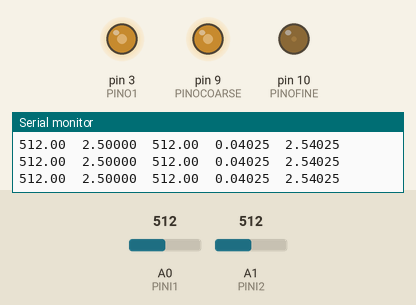
Recording of a sketch running on a simulated Arduino Uno, built with avr-gcc and run on an emulated ATmega328P. Parts: output pins drawn as LEDs (lit = HIGH), the last lines printed to the serial monitor. Inputs (shaded band) come from the test bench; at power-on: A0 (PINI1) = 512, A1 (PINI2) = 512.

Above: at 1.2 s.
1.3 s: A0 (PINI1) set to 716
At 2.2 s:
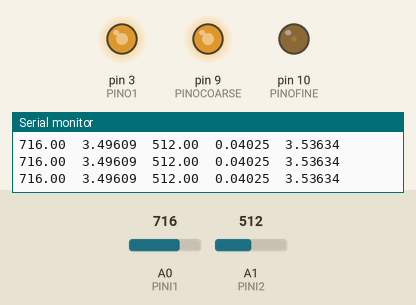
2.9 s: A1 (PINI2) set to 716
At 3.8 s:
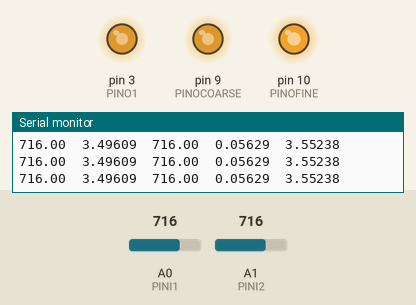
4.5 s: A0 (PINI1) set to 900
At 5.4 s:
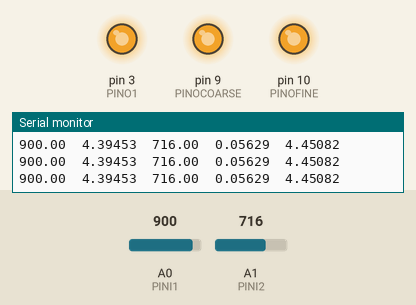
6.1 s: A1 (PINI2) set to 900
At 6.9 s:
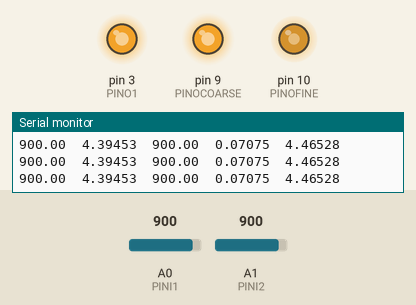
7.9 s: A1 (PINI2) set to 1023
At 9.4 s:
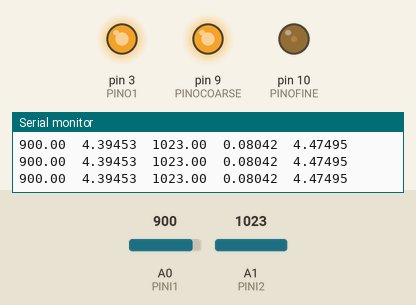
9.7 s: A0 (PINI1) set to 306
At 11.1 s:
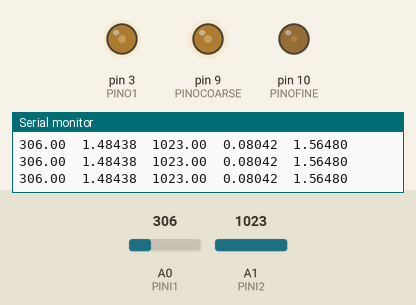
Timing chart, 0 to 12.5 s (numbered marks = the images above; inputs shaded):
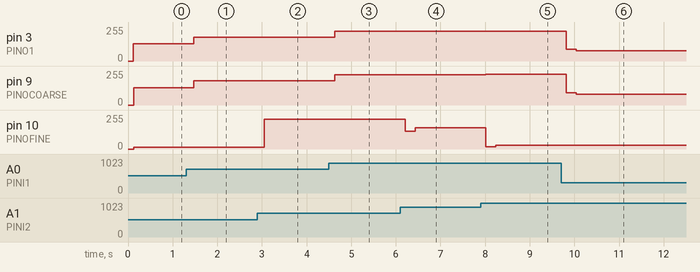

The sketch:

voltmeter.ino
```cpp
/**
 * This is a high-precision voltmeter made by combining two analog inputs
 * for a coarse and a fine measurement.  It uses a PWM output for a feedback
 * loop for determining the fine voltage.
 *
 * TODO find a way to include the circuit diagram for the associated circuitry here.
 */


// number of analog samples to take per reading
#define NUM_SAMPLES 100
// Pin for coarse measurements
#define PINI1 A0
// Pin for fine measurements
#define PINI2 A1
// Pin for feedback input voltage
#define PINO1 3

// pins for high precision output
#define PINOCOARSE 9
#define PINOFINE 10

// Calibration factor for coarse input
// This should be set based on the 5V rail of the arduino
#define CALSCALE_COARSE 5.0
#define CALSHIFT_COARSE 0 // Constant offset for coarse scale
// Calibration factor for fine input
// This should be set by checking relative offset between coarse
// and an external voltmeter
#define CALSCALE_FINE 0.0805
#define CALSHIFT_FINE 0 // constant offset for fine scale

// This should be set based on the 5V rail of the arduino
#define OUTPUTSCALE 5.0

#define coarse_bitdrop 4//This should be at least 4

unsigned char sample_count = 0; // current sample number

long sumCoarse = 0;         // sum of coarse samples
float voltageCoarse = 0;    // stores calculated values for coarse
long sumFine = 0;           // sum of fine samples
float voltageFine = 0.0;    // stores calculated values for fine
float voltageIn = 0.0;      // stores the calulated input voltage

// Values for use with feedback analog outputs, these should be
// Calibrated such that it matches the voltage in.
float voltageOut_prev = 0.0;
float voltageOut = 2.5;
int outputCoarse = 0;
int outputFine = 0;
float temp = 0.0;

void setup()
{
    Serial.begin(9600);
    pinMode(PINO1, OUTPUT);
    pinMode(PINOFINE, OUTPUT);
    pinMode(PINOCOARSE, OUTPUT);
}

/**
 *  Checks serial for any desired input voltages.
 *  if one is found, voltageOut is set.
 */
void readSerial()
{
  //For now, we just set desired voltage out to be same as the read voltage.
  voltageOut = voltageIn;
}

/**
 * Reads NUM_SAMPLES samples from the coarse and fine
 * inputs, and sums them, for later use in averaging.
 */
void readAnalogIn()
{
    // take a number of analog samples and add them up
    while (sample_count < NUM_SAMPLES) {
        sumCoarse += analogRead(PINI1);
        sumFine += analogRead(PINI2);
        sample_count++;
        delay(1);
    }
}

/**
 * Calculates the coarse and fine voltages from the
 * corresponding sums read in readAnalogIn, then
 * outputs the coarse value on analogWrite
 */
void processAnalogIn()
{
    // calculate the average values from the read inputs.
    voltageCoarse = (((float)sumCoarse / (float)NUM_SAMPLES));
    voltageFine = (((float)sumFine / (float)NUM_SAMPLES));

    /*convert to scaled voltages
     *
     * coarse voltage is converted to down a few bits of precision
     * to increase relative size of the fine voltage input,
     * this is to reduce the relative ripple in the feedback loop
     */
    voltageCoarse = ((int)voltageCoarse/coarse_bitdrop);

    // Output adjusted coarse voltage for use in feedback loop.
    analogWrite(PINO1, voltageCoarse * coarse_bitdrop / 4);
    //calculate the coarse voltage.
    voltageCoarse = (voltageCoarse * coarse_bitdrop * CALSCALE_COARSE / 1024.0) + CALSHIFT_COARSE;

    //Voltage 2 is read normally, scaled accordingly, for the summed measurement
    voltageFine = (voltageFine * CALSCALE_FINE / 1024.0) + CALSHIFT_FINE;
    // Sum the coarse and fine voltages for total voltage
    voltageIn = voltageFine + voltageCoarse;
}

void processAnalogOut()
{
    //If no new voltage to output, nothing is needed to be done.
    if(voltageOut == voltageOut_prev)
    {
      return;
    }

    temp = voltageOut * 256.0 / OUTPUTSCALE;
    outputCoarse =(int)(temp);
    outputFine = (int)((temp - outputCoarse) * 256.0);

    /*Write the fine/coarse voltages, assume the attached circuitry
      Will handle combining them properly.*/
    analogWrite(PINOCOARSE, outputCoarse);
    analogWrite(PINOFINE, outputFine);

    //Update previous set voltage.
    voltageOut_prev = voltageOut;
}

void reset()
{
    sample_count = 0;
    sumCoarse = 0;
    sumFine = 0;
}

void writeSerial()
{
    Serial.print((((float)sumCoarse / (float)NUM_SAMPLES)));
    Serial.print("\t");
    Serial.print(voltageCoarse, 5);
    Serial.print("\t");
    Serial.print((((float)sumFine / (float)NUM_SAMPLES)));
    Serial.print("\t");
    Serial.print(voltageFine, 5);
    Serial.print("\t");
    Serial.print(voltageIn, 5);
    Serial.println("");
}

void loop()
{
    //Read the analog inputs
    readAnalogIn();

    //Process the values.
    processAnalogIn();

    //Output serial values
    writeSerial();

    //Read serial values for output
    readSerial();

    //process values read and apply appropriate outputs.
    processAnalogOut();

    //Reset analog read values for next loop
    reset();
    delay(100);
}
```

Measured:
- after the input at 1.3 s, pin 3 (PINO1): 128/255 → 179/255 after 0.17 s; pin 9 (PINOCOARSE): 130/255 → 181/255 after 0.18 s
- after the input at 2.9 s, pin 10 (PINOFINE): 15/255 → 225/255 after 0.16 s
- after the input at 4.5 s, pin 3 (PINO1): 179/255 → 225/255 after 0.13 s; pin 9 (PINOCOARSE): 181/255 → 227/255 after 0.13 s
- after the input at 6.1 s, pin 9 (PINOCOARSE): 227/255 → 228/255 after 0.11 s; pin 10 (PINOFINE): 225/255 → 134/255 after 0.11 s, → 159/255 0.23 s later
- after the input at 7.9 s, pin 9 (PINOCOARSE): 228/255 → 229/255 after 0.11 s; pin 10 (PINOFINE): 159/255 → 16/255 after 0.11 s, → 30/255 0.23 s later
- after the input at 9.7 s, pin 3 (PINO1): 225/255 → 88/255 after 0.11 s, → 76/255 0.23 s later; pin 9 (PINOCOARSE): 229/255 → 92/255 after 0.12 s, → 80/255 0.23 s later
